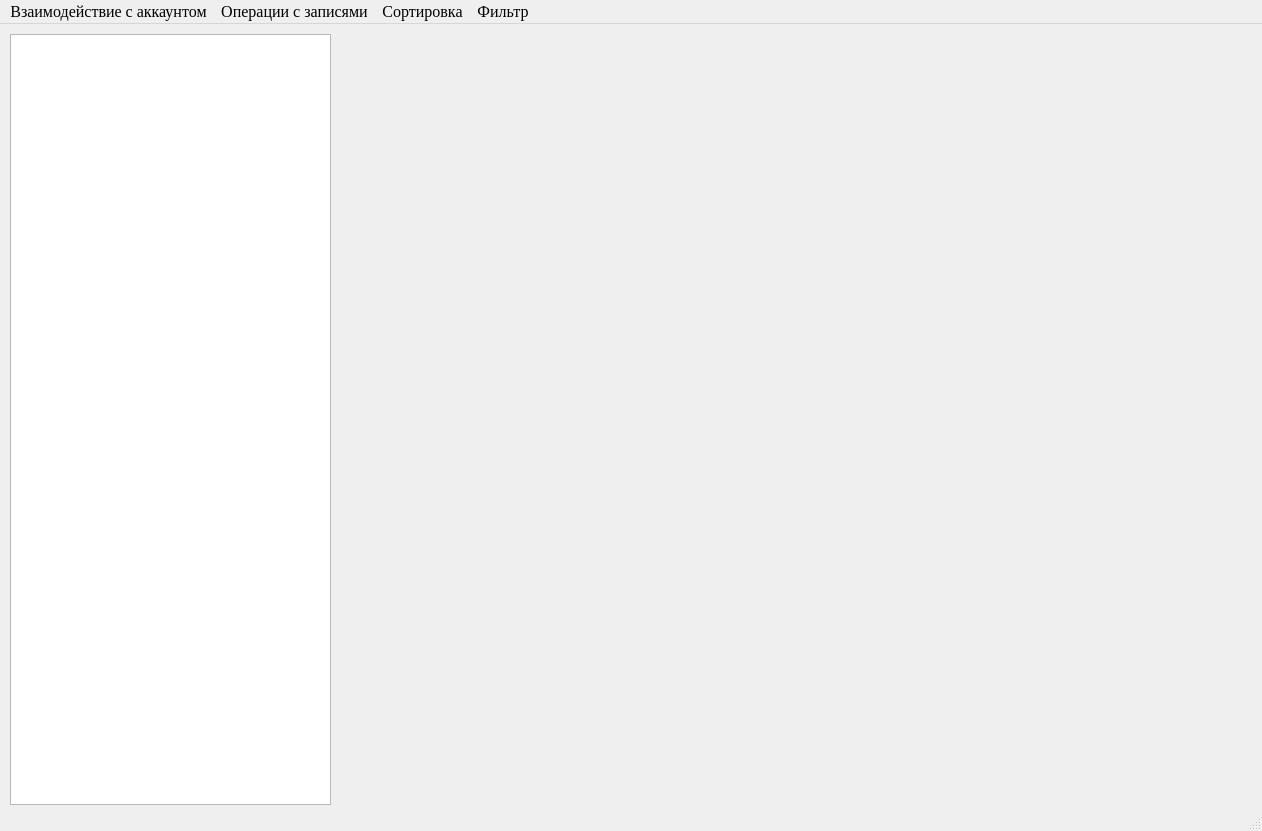
<?xml version="1.0" encoding="UTF-8"?>
<ui version="4.0">
 <class>MainWindow</class>
 <widget class="QMainWindow" name="MainWindow">
  <property name="geometry">
   <rect>
    <x>0</x>
    <y>0</y>
    <width>1262</width>
    <height>831</height>
   </rect>
  </property>
  <property name="font">
   <font>
    <family>Times New Roman</family>
    <pointsize>12</pointsize>
   </font>
  </property>
  <property name="windowTitle">
   <string>MainWindow</string>
  </property>
  <widget class="QWidget" name="centralwidget">
   <widget class="QTableWidget" name="tableWidget">
    <property name="geometry">
     <rect>
      <x>10</x>
      <y>10</y>
      <width>321</width>
      <height>771</height>
     </rect>
    </property>
    <property name="font">
     <font>
      <family>Times New Roman</family>
      <pointsize>16</pointsize>
     </font>
    </property>
   </widget>
   <widget class="QWidget" name="graph_widget" native="true">
    <property name="geometry">
     <rect>
      <x>340</x>
      <y>10</y>
      <width>911</width>
      <height>771</height>
     </rect>
    </property>
   </widget>
  </widget>
  <widget class="QStatusBar" name="statusbar"/>
  <widget class="QMenuBar" name="menuBar">
   <property name="geometry">
    <rect>
     <x>0</x>
     <y>0</y>
     <width>1262</width>
     <height>21</height>
    </rect>
   </property>
   <widget class="QMenu" name="authorization">
    <property name="title">
     <string>Взаимодействие с аккаунтом</string>
    </property>
    <addaction name="sign_in"/>
    <addaction name="sign_up"/>
    <addaction name="action_exit"/>
   </widget>
   <widget class="QMenu" name="sort">
    <property name="title">
     <string>Сортировка</string>
    </property>
    <addaction name="sort_by_category"/>
    <addaction name="sort_by_date"/>
    <addaction name="sort_by_cost"/>
   </widget>
   <widget class="QMenu" name="filter">
    <property name="title">
     <string>Фильтр</string>
    </property>
    <addaction name="filter_by_categories"/>
    <addaction name="filter_by_dates"/>
    <addaction name="filter_by_costs"/>
   </widget>
   <widget class="QMenu" name="operations">
    <property name="title">
     <string>Операции с записями</string>
    </property>
    <addaction name="operation_add"/>
    <addaction name="operation_edit"/>
    <addaction name="operation_remove"/>
   </widget>
   <addaction name="authorization"/>
   <addaction name="operations"/>
   <addaction name="sort"/>
   <addaction name="filter"/>
  </widget>
  <action name="sign_in">
   <property name="text">
    <string>Войти</string>
   </property>
  </action>
  <action name="sign_up">
   <property name="text">
    <string>Зарегистрироваться</string>
   </property>
  </action>
  <action name="sort_by_date">
   <property name="text">
    <string>По дате</string>
   </property>
  </action>
  <action name="sort_by_category">
   <property name="text">
    <string>По категории</string>
   </property>
  </action>
  <action name="sort_by_cost">
   <property name="text">
    <string>По цене</string>
   </property>
  </action>
  <action name="filter_by_categories">
   <property name="text">
    <string>По категориям</string>
   </property>
  </action>
  <action name="filter_by_dates">
   <property name="text">
    <string>По датам</string>
   </property>
  </action>
  <action name="filter_by_costs">
   <property name="text">
    <string>По ценам</string>
   </property>
  </action>
  <action name="operation_add">
   <property name="text">
    <string>Добавить</string>
   </property>
  </action>
  <action name="operation_edit">
   <property name="text">
    <string>Изменить</string>
   </property>
  </action>
  <action name="operation_remove">
   <property name="text">
    <string>Удалить</string>
   </property>
  </action>
  <action name="action_exit">
   <property name="text">
    <string>Выйти из системы</string>
   </property>
  </action>
 </widget>
 <resources/>
 <connections/>
</ui>
